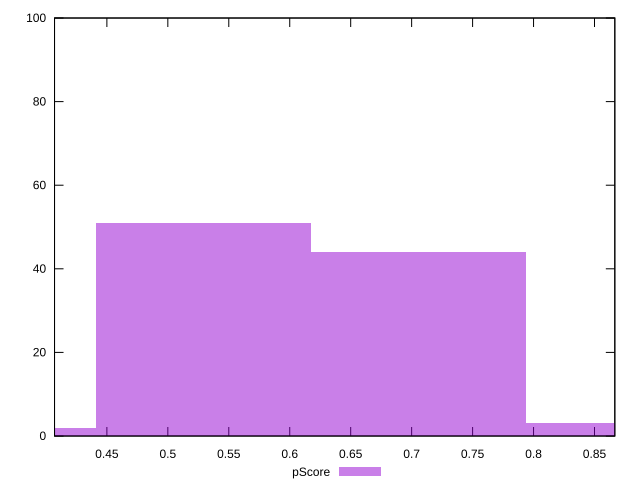

Reproduce this figure in gnuplot.
reset

$pScore <<EOF
0.5294718394541666 51
0.7059624526055556 44
0.8824530657569445 3
0.3529812263027778 2
EOF

set key outside below
set boxwidth 0.1764906131513889
set xrange [0.40705882352941175:0.8666666666666667]
set yrange [0:100]
set trange [0:100]
set style fill transparent solid 0.5 noborder
set terminal svg size 640, 490 enhanced background rgb 'white'
set output "report_00015_2021-02-09T16-11-33.973Z/uses-http2/samples/pages+cached+noadtech+nomedia/pScore/histogram.svg"

plot $pScore title "pScore" with boxes

reset
